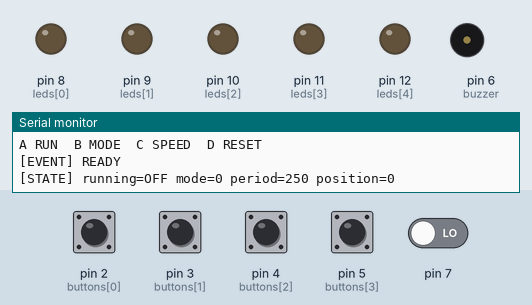
Bench run of a sketch on a simulated Arduino Uno, built with avr-gcc and run on an emulated ATmega328P. Parts: output pins drawn as LEDs (lit = HIGH), buzzer (waves = sounding), the last lines printed to the serial monitor. Dashed ring = blinking. The inputs (shaded band) are chosen by the test bench; at power-on: pin 2 (buttons[0]), pin 3 (buttons[1]), pin 4 (buttons[2]), pin 5 (buttons[3]) HIGH, pin 7 LOW.

Above: at 1.2 s.
1.3 s: pin 2 (buttons[0]) pulled LOW for 0.15 s
At 1.45 s:
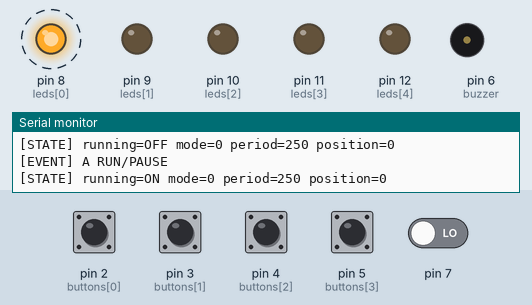
4.3 s: pin 3 (buttons[1]) pulled LOW for 0.15 s
7.3 s: pin 3 (buttons[1]) pulled LOW for 1 s
At 8.24 s:
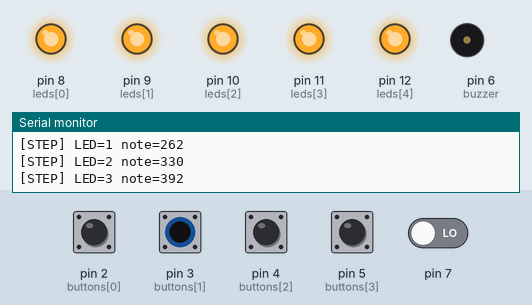
11.0 s: pin 5 (buttons[3]) pulled LOW for 0.15 s
At 11.0 s:
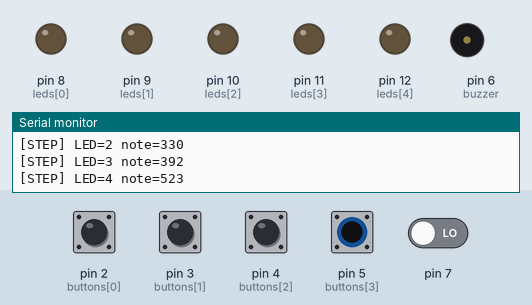
12.6 s: pin 4 (buttons[2]) pulled LOW for 0.15 s
14.2 s: pin 2 (buttons[0]) pulled LOW for 1 s
At 14.41 s:
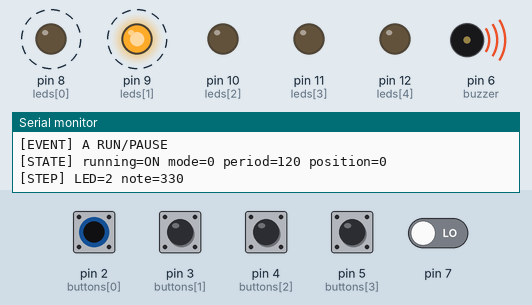
Timing chart, 0 to 18.2 s (numbered marks = the images above; inputs shaded):
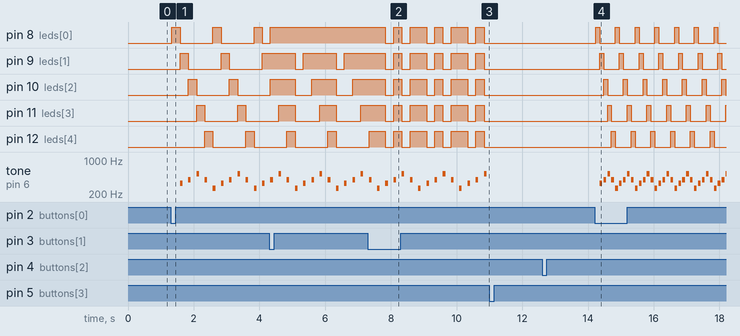

The sketch:

uno_05_advanced_sequencer.ino
```cpp
#include <avr/interrupt.h>
// UNO: D2,D3,D4,D5 buttons to GND; D8..D12 -> resistors -> LEDs -> GND.
// Small passive piezo buzzer D6 -> buzzer (+), GND -> buzzer (-).
const byte buttons[4] = {2,3,4,5};
const byte leds[5] = {8,9,10,11,12};
const byte buzzer = 6;
const unsigned int notes[5] = {262,330,392,523,392};
const unsigned int tempos[3] = {450,250,120};
volatile byte events = 0;
volatile byte prevD = 0;
ISR(PCINT2_vect) {
  byte current = PIND;
  byte falling = prevD & (byte)~current;
  events |= (falling >> 2) & 15;
  prevD = current;
}
bool awaiting[4] = {false,false,false,false};
unsigned long lowSince[4] = {0,0,0,0};
unsigned long lastStep = 0, toneEnd = 0;
bool running = false, toneOn = false;
byte mode = 0, speed = 1, pos = 0;

void printStatus(const char* label) {
  Serial.print("[EVENT] "); Serial.println(label);
  Serial.print("[STATE] running="); Serial.print(running ? "ON" : "OFF");
  Serial.print(" mode="); Serial.print(mode);
  Serial.print(" period="); Serial.print(tempos[speed]);
  Serial.print(" position="); Serial.println(pos);
}
void draw() {
  for (byte i = 0; i < 5; i++) {
    bool active = (mode==0 && i==pos) ||
                  (mode==1 && i<=pos) ||
                  (mode==2 && pos%2==0);
    digitalWrite(leds[i], (running && active) ? HIGH : LOW);
  }
}
void applyButton(byte i, unsigned long now) {
  if (i==0) {
    running = !running;
    lastStep = now;
    if (!running) { noTone(buzzer); toneOn=false; }
    printStatus("A RUN/PAUSE");
  } else if (i==1) {
    mode = (mode+1)%3;
    printStatus("B MODE");
  } else if (i==2) {
    speed = (speed+1)%3;
    lastStep = now;   // 주기 변경 시 기준 시각 재설정(밀린 스텝이 연속 실행되는 현상 방지)
    printStatus("C SPEED");
  } else {
    running=false; mode=0; speed=1; pos=0;
    noTone(buzzer); toneOn=false;
    printStatus("D RESET");
  }
  draw();
}
void updateButtons(unsigned long now) {
  byte snapshot;
  noInterrupts(); snapshot=events; events=0; interrupts();
  for (byte i=0; i<4; i++) {
    if (snapshot & (1<<i)) { awaiting[i]=true; lowSince[i]=0; }
    if (!awaiting[i]) continue;
    if (digitalRead(buttons[i]) == HIGH) {
      lowSince[i]=0;
      continue;
    }
    if (lowSince[i]==0) lowSince[i]=now;
    if (now-lowSince[i] < 35UL) continue;
    awaiting[i]=false; lowSince[i]=0;
    applyButton(i,now);
  }
}
void updatePattern(unsigned long now) {
  if (toneOn && (long)(now-toneEnd)>=0) {
    noTone(buzzer); toneOn=false;
  }
  if (!running || now-lastStep < tempos[speed]) return;
  lastStep += tempos[speed];
  pos=(pos+1)%5;
  draw();
  tone(buzzer,notes[pos]);
  toneEnd=now+80; toneOn=true;
  Serial.print("[STEP] LED="); Serial.print(pos+1);
  Serial.print(" note="); Serial.println(notes[pos]);
}
void setup() {
  Serial.begin(115200);
  for (byte i=0; i<4; i++) pinMode(buttons[i],INPUT_PULLUP);
  for (byte i=0; i<5; i++) {
    pinMode(leds[i],OUTPUT);
    digitalWrite(leds[i],LOW);
  }
  pinMode(buzzer,OUTPUT);
  noInterrupts();
  prevD=PIND;
  PCMSK2 |= _BV(PCINT18)|_BV(PCINT19)|_BV(PCINT20)|_BV(PCINT21);
  PCIFR |= _BV(PCIF2);
  PCICR |= _BV(PCIE2);
  interrupts();
  lastStep=millis();
  Serial.println("A RUN  B MODE  C SPEED  D RESET");
  printStatus("READY");
}
void loop() {
  unsigned long now=millis();
  updateButtons(now);
  updatePattern(now);
}
```

Measured:
- after the input at 1.3 s, pin 8 (leds[0]): alternates HIGH for 0.25 s and LOW for 1.0 s, starting at once; pin 9 (leds[1]): alternates HIGH for 0.25 s and LOW for 1.0 s, starting after 0.28 s
- after the input at 7.3 s, pin 8 (leds[0]): HIGH → LOW after 0.53 s, then repeats every 1.3 s: HIGH 0.25 s, LOW 0.25 s, HIGH 0.50 s, LOW 0.25 s
- after the input at 11.0 s, pin 8 (leds[0]), pin 9 (leds[1]), pin 10 (leds[2]), pin 11 (leds[3]), pin 12 (leds[4]): stops changing and stays LOW; tone on pin 6 (buzzer): stops changing and stays silent
- after the input at 14.2 s, pin 8 (leds[0]): alternates HIGH for 0.12 s and LOW for 0.48 s, starting at once; pin 9 (leds[1]): alternates HIGH for 0.12 s and LOW for 0.48 s, starting after 0.15 s
